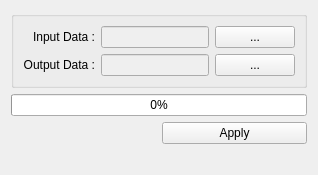
            <widget class="QWidget" name="page_10">
              <layout class="QGridLayout" name="gridLayout_29">
                <item row="1" column="0" colspan="2">
                  <widget class="QProgressBar" name="asc_progressBar">
                    <property name="value">
                      <number>0</number>
                    </property>
                  </widget>
                </item>
                <item row="2" column="1">
                  <widget class="QPushButton" name="btn_apply_ASC">
                    <property name="text">
                      <string>Apply</string>
                    </property>
                  </widget>
                </item>
                <item row="3" column="1">
                  <widget class="QLabel" name="label_67">
                    <property name="sizePolicy">
                      <sizepolicy hsizetype="Preferred" vsizetype="Expanding">
                        <horstretch>0</horstretch>
                        <verstretch>0</verstretch>
                      </sizepolicy>
                    </property>
                    <property name="text">
                      <string/>
                    </property>
                  </widget>
                </item>
                <item row="0" column="0" colspan="2">
                  <widget class="QGroupBox" name="groupBox_7">
                    <property name="title">
                      <string/>
                    </property>
                    <layout class="QGridLayout" name="gridLayout_28">
                      <item row="5" column="1">
                        <widget class="QLineEdit" name="txt_output_asc">
                          <property name="enabled">
                            <bool>false</bool>
                          </property>
                        </widget>
                      </item>
                      <item row="5" column="0">
                        <widget class="QLabel" name="label_24">
                          <property name="text">
                            <string>Output Data :</string>
                          </property>
                          <property name="alignment">
                            <set>Qt::AlignRight|Qt::AlignTrailing|Qt::AlignVCenter</set>
                          </property>
                        </widget>
                      </item>
                      <item row="4" column="1">
                        <widget class="QLineEdit" name="txt_input_asc">
                          <property name="enabled">
                            <bool>false</bool>
                          </property>
                        </widget>
                      </item>
                      <item row="4" column="0">
                        <widget class="QLabel" name="label_23">
                          <property name="text">
                            <string>Input Data :</string>
                          </property>
                          <property name="alignment">
                            <set>Qt::AlignRight|Qt::AlignTrailing|Qt::AlignVCenter</set>
                          </property>
                        </widget>
                      </item>
                      <item row="5" column="2">
                        <widget class="QPushButton" name="btn_output_asc">
                          <property name="text">
                            <string>...</string>
                          </property>
                        </widget>
                      </item>
                      <item row="4" column="2">
                        <widget class="QPushButton" name="btn_input_asc">
                          <property name="text">
                            <string>...</string>
                          </property>
                        </widget>
                      </item>
                    </layout>
                  </widget>
                </item>
              </layout>
            </widget>
